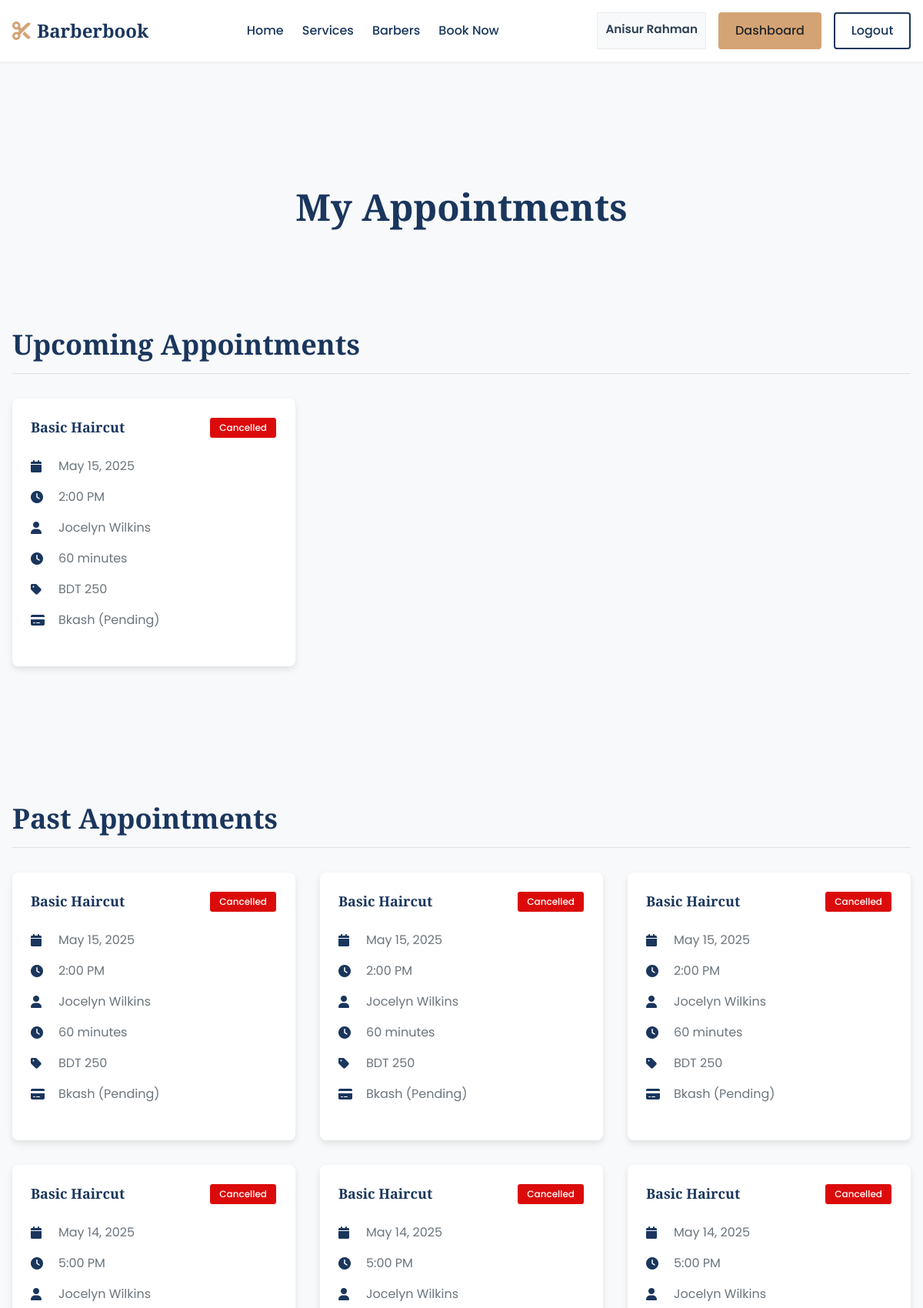
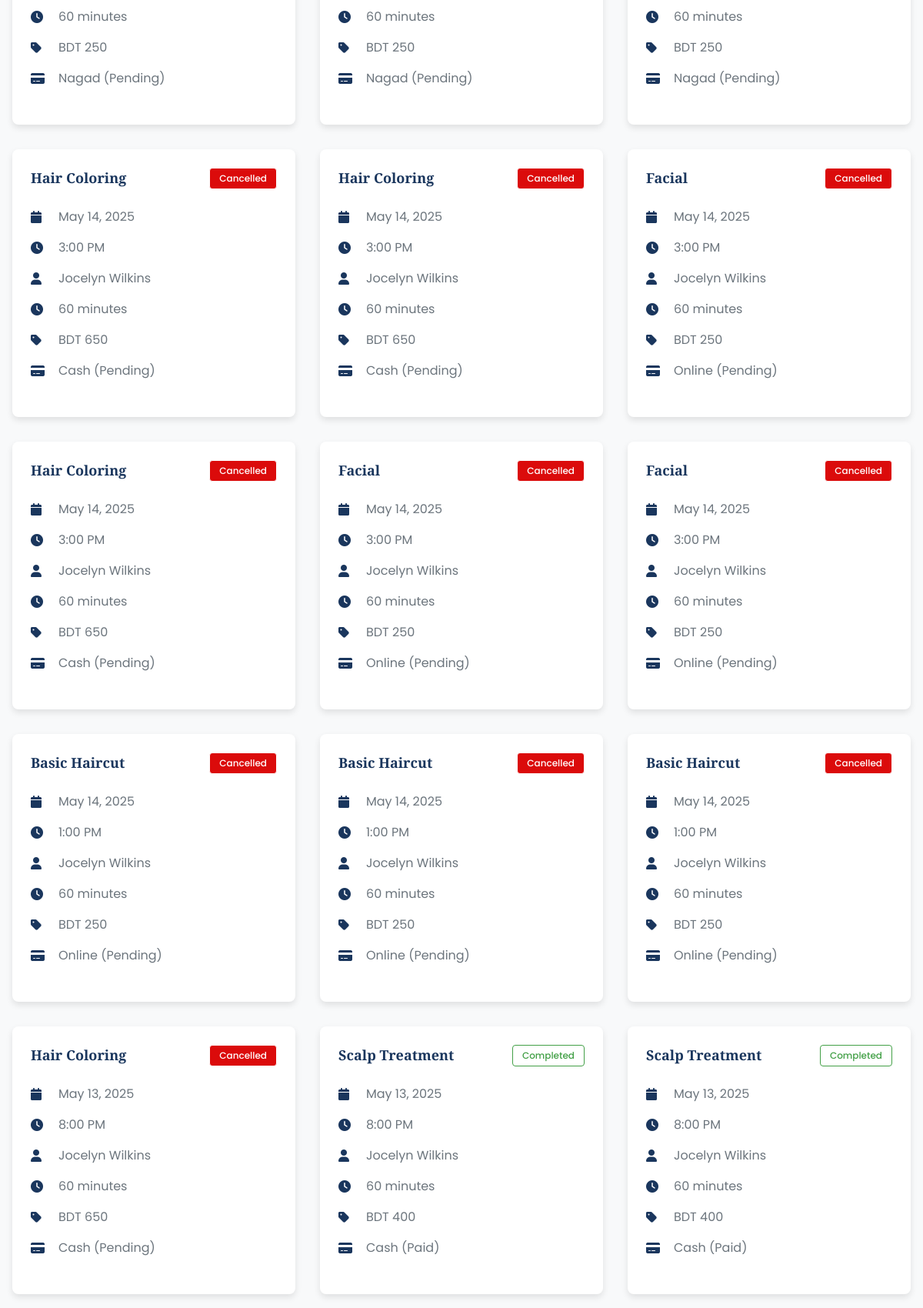
Page /customer/appointments.php (signed in, upper part) on the committed database (2 pictures, top to bottom).
### tables this page shows
CREATE TABLE `customers` (
  `UserID` int(11) NOT NULL,
  `FirstName` varchar(40) NOT NULL,
  `LastName` varchar(40) NOT NULL,
  `Email` varchar(100) NOT NULL,
  `Phone` varchar(11) NOT NULL,
  `PassHash` varchar(255) NOT NULL,
  `Address` varchar(255) NOT NULL,
  `UsedReferralCode` varchar(10) DEFAULT NULL,
  `UniqueReferral` varchar(10) DEFAULT NULL
);

CREATE TABLE `appointments` (
  `AppointmentID` int(11) NOT NULL,
  `StartTime` datetime NOT NULL,
  `EndTime` datetime NOT NULL,
  `Status` varchar(20) NOT NULL,
  `PaymentID` int(11) NOT NULL,
  `CustomerID` int(11) NOT NULL,
  `BarberID` int(11) NOT NULL
);

CREATE TABLE `services` (
  `ServiceID` int(11) NOT NULL,
  `Name` varchar(60) NOT NULL,
  `Description` text DEFAULT NULL,
  `Duration` int(11) NOT NULL,
  `Price` int(11) NOT NULL
);

CREATE TABLE `barbers` (
  `UserID` int(11) NOT NULL,
  `FirstName` varchar(40) NOT NULL,
  `LastName` varchar(40) NOT NULL,
  `Email` varchar(100) NOT NULL,
  `Phone` varchar(11) NOT NULL,
  `PassHash` varchar(255) NOT NULL,
  `Salary` int(11) NOT NULL,
  `Bio` text DEFAULT NULL,
  `HireDate` date DEFAULT NULL
);

CREATE TABLE `payments` (
  `PaymentID` int(11) NOT NULL,
  `Amount` int(11) NOT NULL,
  `PayMethod` varchar(20) NOT NULL,
  `PayStatus` varchar(20) NOT NULL,
  `CreatedAt` timestamp NOT NULL DEFAULT current_timestamp(),
  `UpdatedAt` timestamp NOT NULL DEFAULT current_timestamp() ON UPDATE current_timestamp(),
  `TransactionID` varchar(11) NOT NULL
);

### includes/functions.php (called while the page is built, shortened)
<?php
function isLoggedIn() {
    return isset($_SESSION['user_id']);
}
function isBarber() {
    return isset($_SESSION['user_type']) && $_SESSION['user_type'] === 'barber';
}

### customer/appointments.php (the view, shortened to what this page needs)
<?php
require_once '../config/database.php';
require_once '../includes/functions.php';
$customer_id = $_SESSION['user_id'];
$upcomingQuery = "SELECT a.AppointmentID, a.StartTime, a.EndTime, a.Status, s.Name as ServiceName,
                   b.FirstName as BarberFirstName, b.LastName as BarberLastName, p.Amount,
                   s.Duration, s.Price, p.PayMethod, p.PayStatus, p.TransactionID
                  FROM Appointments a
                  JOIN Payments p ON a.PaymentID = p.PaymentID
                  JOIN ApptContains ac ON a.AppointmentID = ac.AppointmentID
                  JOIN Services s ON ac.ServiceID = s.ServiceID
                  JOIN BarberHas bh ON a.AppointmentID = bh.AppointmentID
                  JOIN Barbers b ON bh.BarberID = b.UserID
                  WHERE a.CustomerID = ? AND DATE(a.StartTime) >= CURDATE()
                  ORDER BY
                    CASE a.Status
                        WHEN 'Scheduled' THEN 1
                        WHEN 'Completed' THEN 2
                        WHEN 'Cancelled' THEN 3
                        ELSE 4
                    END,
                    a.StartTime ASC";
$upcomingStmt = $conn->prepare($upcomingQuery);
$upcomingStmt->bind_param("i", $customer_id);
$upcomingStmt->execute();
$upcomingResult = $upcomingStmt->get_result();
$upcomingAppointments = $upcomingResult->fetch_all(MYSQLI_ASSOC);
$pastQuery = "SELECT a.AppointmentID, a.StartTime, a.EndTime, a.Status, s.Name as ServiceName,
              b.FirstName as BarberFirstName, b.LastName as BarberLastName, p.Amount,
              s.Duration, s.Price, p.PayMethod, p.PayStatus, p.TransactionID, r.ReviewID as has_review
              FROM Appointments a
              JOIN Payments p ON a.PaymentID = p.PaymentID
              JOIN ApptContains ac ON a.AppointmentID = ac.AppointmentID
              JOIN Services s ON ac.ServiceID = s.ServiceID
              JOIN BarberHas bh ON a.AppointmentID = bh.AppointmentID
              JOIN Barbers b ON bh.BarberID = b.UserID
              LEFT JOIN Reviews r ON r.BarberID = b.UserID AND r.CustomerID = a.CustomerID
              WHERE a.CustomerID = ? AND a.EndTime < NOW()
              ORDER BY a.EndTime DESC";
$pastStmt = $conn->prepare($pastQuery);
$pastStmt->bind_param("i", $customer_id);
$pastStmt->execute();
$pastResult = $pastStmt->get_result();
$pastAppointments = $pastResult->fetch_all(MYSQLI_ASSOC);
include '../includes/header.php';
?>
<main>
    <section class="appointments-section">
        <div class="container">
            <h1 class="section-title">My Appointments</h1>
            <div class="appointments-container">
                <div class="appointments-section">
                    <h2>Upcoming Appointments</h2>
                    <?php if (empty($upcomingAppointments)): ?>
                        <div class="no-appointments">
                            <p>You have no upcoming appointments.</p>
                            <a href="../booking.php" class="btn btn-primary">Book Now</a>
                        </div>
                    <?php else: ?>
                        <div class="appointments-grid">
                            <?php foreach ($upcomingAppointments as $appointment): ?>
                                <div class="appointment-card">
                                    <div class="appointment-header">
                                        <h3><?php echo htmlspecialchars($appointment['ServiceName']); ?></h3>
                                        <span class="status <?php echo strtolower($appointment['Status']); ?>">
                                            <?php echo ucfirst($appointment['Status']); ?>
                                        </span>
                                    </div>
                                    <div class="appointment-details">
                                        <div class="detail-item">
                                            <i class="fas fa-calendar"></i>
                                            <span><?php echo date('F j, Y', strtotime($appointment['StartTime'])); ?></span>
                                        </div>
                                        <div class="detail-item">
                                            <i class="fas fa-clock"></i>
                                            <span><?php echo date('g:i A', strtotime($appointment['StartTime'])); ?></span>
                                        </div>
                                        <div class="detail-item">
                                            <i class="fas fa-user"></i>
                                            <span><?php echo htmlspecialchars($appointment['BarberFirstName'] . ' ' . $appointment['BarberLastName']); ?></span>
                                        </div>
                                        <div class="detail-item">
                                            <i class="fas fa-clock"></i>
                                            <span><?php echo $appointment['Duration']; ?> minutes</span>
                                        </div>
                                        <div class="detail-item">
                                            <i class="fas fa-tag"></i>
                                            <span>BDT <?php echo $appointment['Amount']; ?></span>
                                        </div>
                                        <div class="detail-item">
                                            <i class="fas fa-credit-card"></i>
                                            <span>
                                                <?php echo htmlspecialchars($appointment['PayMethod']); ?>
                                                <?php if ($appointment['PayStatus'] === 'Pending'): ?>
                                                    <span class="payment-status pending">(Pending)</span>
                                                <?php endif; ?>
                                            </span>
                                        </div>
                                    </div>
                                </div>
                            <?php endforeach; ?>
                        </div>
                    <?php endif; ?>
                </div>
                <div class="appointments-section">
                    <h2>Past Appointments</h2>
                    <?php if (empty($pastAppointments)): ?>
                        <div class="no-appointments">
                            <p>You have no past appointments.</p>
                        </div>
                    <?php else: ?>
                        <div class="appointments-grid">
                            <?php foreach ($pastAppointments as $appointment): ?>
                                <div class="appointment-card">
                                    <div class="appointment-header">
                                        <h3><?php echo htmlspecialchars($appointment['ServiceName']); ?></h3>
                                        <span class="status <?php echo strtolower($appointment['Status']); ?>">
                                            <?php echo ucfirst($appointment['Status']); ?>
                                        </span>
                                    </div>
                                    <div class="appointment-details">
                                        <div class="detail-item">
                                            <i class="fas fa-calendar"></i>
                                            <span><?php echo date('F j, Y', strtotime($appointment['StartTime'])); ?></span>
                                        </div>
                                        <div class="detail-item">
                                            <i class="fas fa-clock"></i>
                                            <span><?php echo date('g:i A', strtotime($appointment['StartTime'])); ?></span>
                                        </div>
                                        <div class="detail-item">
                                            <i class="fas fa-user"></i>
                                            <span><?php echo htmlspecialchars($appointment['BarberFirstName'] . ' ' . $appointment['BarberLastName']); ?></span>
                                        </div>
                                        <div class="detail-item">
                                            <i class="fas fa-clock"></i>
                                            <span><?php echo $appointment['Duration']; ?> minutes</span>
                                        </div>
                                        <div class="detail-item">
                                            <i class="fas fa-tag"></i>
                                            <span>BDT <?php echo $appointment['Amount']; ?></span>
                                        </div>
                                        <div class="detail-item">
                                            <i class="fas fa-credit-card"></i>
                                            <span>
                                                <?php echo htmlspecialchars($appointment['PayMethod']); ?>
                                                <?php if ($appointment['PayStatus'] === 'Pending'): ?>
                                                    <span class="payment-status pending">(Pending)</span>
                                                <?php elseif ($appointment['PayStatus'] === 'Completed'): ?>
                                                    <span class="payment-status paid">(Paid)</span>
                                                <?php endif; ?>
                                            </span>
                                        </div>
                                    </div>
                                </div>
                            <?php endforeach; ?>
                        </div>
                    <?php endif; ?>
                </div>
            </div>
        </div>
    </section>
</main>
<?php include '../includes/footer.php'; ?>

### includes/header.php (shortened to what this page needs)
<?php
$base_path = '';
if (strpos($_SERVER['PHP_SELF'], '/barber/') !== false || strpos($_SERVER['PHP_SELF'], '/customer/') !== false) {
    $base_path = '../';
}
?>
<!DOCTYPE html>
<html lang="en">
<head>
    <link rel="stylesheet" href="https://cdnjs.cloudflare.com/ajax/libs/font-awesome/6.0.0-beta3/css/all.min.css">
    <link rel="stylesheet" href="<?php echo $base_path; ?>assets/css/styles.css?v=<?php echo time(); ?>">
</head>
<body>
    <header class="header">
        <div class="container">
            <div class="header-inner">
                <div class="logo">
                    <a href="<?php echo $base_path; ?>index.php">
                        <i class="fas fa-cut"></i>
                        <span>Barberbook</span>
                    </a>
                </div>
                <nav class="navigation">
                    <ul class="nav-links">
                        <li><a href="<?php echo $base_path; ?>index.php" class="<?php echo (basename($_SERVER['PHP_SELF']) == 'index.php') ? 'active' : ''; ?>">Home</a></li>
                        <li><a href="<?php echo $base_path; ?>services.php" class="<?php echo (basename($_SERVER['PHP_SELF']) == 'services.php') ? 'active' : ''; ?>">Services</a></li>
                        <li><a href="<?php echo $base_path; ?>barbers.php" class="<?php echo (basename($_SERVER['PHP_SELF']) == 'barbers.php') ? 'active' : ''; ?>">Barbers</a></li>
                        <li><a href="<?php echo $base_path; ?>booking.php" class="<?php echo (basename($_SERVER['PHP_SELF']) == 'booking.php') ? 'active' : ''; ?>">Book Now</a></li>
                    </ul>
                </nav>
                <div class="auth-buttons">
                    <?php if (isLoggedIn()): ?>
                        <?php
                        $user_id = $_SESSION['user_id'];
                        $user_type = isBarber() ? 'Barbers' : 'Customers';
                        $name_query = "SELECT FirstName, LastName FROM $user_type WHERE UserID = ?";
                        $stmt = $conn->prepare($name_query);
                        $stmt->bind_param("i", $user_id);
                        $stmt->execute();
                        $result = $stmt->get_result();
                        $user = $result->fetch_assoc();
                        $user_name = $user ? htmlspecialchars($user['FirstName'] . ' ' . $user['LastName']) : '';
                        ?>
                        <span class="user-name"><?php echo $user_name; ?></span>
                        <?php if (isBarber()): ?>
                            <a href="<?php echo $base_path; ?>barber/dashboard.php" class="btn btn-secondary">Dashboard</a>
                        <?php else: ?>
                            <a href="<?php echo $base_path; ?>customer/dashboard.php" class="btn btn-secondary">Dashboard</a>
                        <?php endif; ?>
                        <a href="<?php echo $base_path; ?>logout.php" class="btn btn-outline">Logout</a>
                    <?php else: ?>
                        <a href="<?php echo $base_path; ?>login.php" class="btn btn-outline">Login</a>
                        <a href="<?php echo $base_path; ?>register.php" class="btn btn-primary">Register</a>
                    <?php endif; ?>
                </div>
            </div>
        </div>
    </header>
    <div class="flash-message-container">
    </div>

### rows in the picture
customers: user_name "Anisur Rahman"
appointments: services.Name "Basic Haircut", Status "Cancelled", StartTime "May 15, 2025", StartTime "2:00 PM", BarberID.LastName "Jocelyn Wilkins", services.Duration "60", PaymentID.Amount "250", PaymentID.PayMethod "Bkash", shows "(Pending)"
appointments: services.Name "Basic Haircut", Status "Cancelled", StartTime "May 14, 2025", StartTime "5:00 PM", BarberID.LastName "Jocelyn Wilkins", services.Duration "60", PaymentID.Amount "250", PaymentID.PayMethod "Nagad", shows "(Pending)"
appointments: services.Name "Hair Coloring", Status "Cancelled", StartTime "May 14, 2025", StartTime "3:00 PM", BarberID.LastName "Jocelyn Wilkins", services.Duration "60", PaymentID.Amount "650", PaymentID.PayMethod "Cash", shows "(Pending)"
appointments: services.Name "Facial", Status "Cancelled", StartTime "May 14, 2025", StartTime "3:00 PM", BarberID.LastName "Jocelyn Wilkins", services.Duration "60", PaymentID.Amount "250", PaymentID.PayMethod "Online", shows "(Pending)"
appointments: services.Name "Basic Haircut", Status "Cancelled", StartTime "May 14, 2025", StartTime "1:00 PM", BarberID.LastName "Jocelyn Wilkins", services.Duration "60", PaymentID.Amount "250", PaymentID.PayMethod "Online", shows "(Pending)"
appointments: services.Name "Hair Coloring", Status "Cancelled", StartTime "May 13, 2025", StartTime "8:00 PM", BarberID.LastName "Jocelyn Wilkins", services.Duration "60", PaymentID.Amount "650", PaymentID.PayMethod "Cash", shows "(Pending)"
appointments: services.Name "Scalp Treatment", Status "Completed", StartTime "May 13, 2025", StartTime "8:00 PM", BarberID.LastName "Jocelyn Wilkins", services.Duration "60", PaymentID.Amount "400", PaymentID.PayMethod "Cash", shows "(Paid)"
